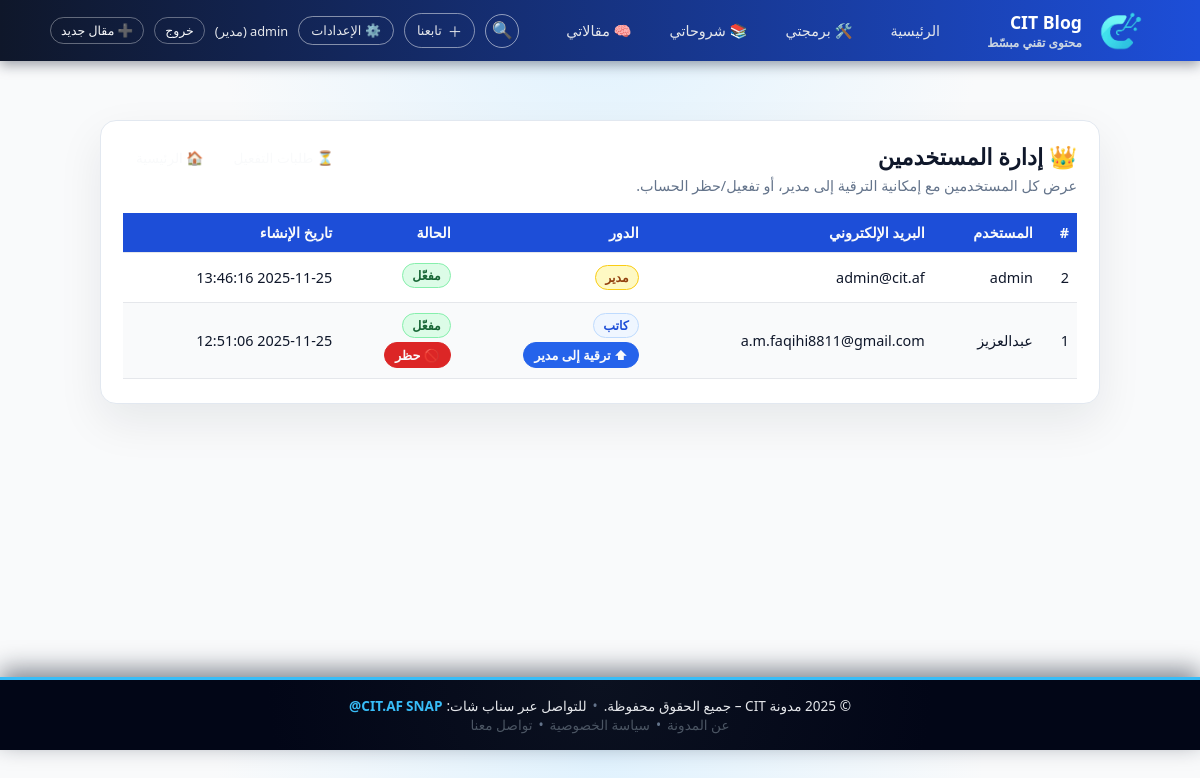
The app's page /admin/users (signed in) with its own data.
### tables this page shows
CREATE TABLE categories (
            id INTEGER PRIMARY KEY AUTOINCREMENT,
            name TEXT NOT NULL,
            slug TEXT UNIQUE NOT NULL,
            folder TEXT UNIQUE NOT NULL,
            is_active INTEGER DEFAULT 1,
            sort_order INTEGER DEFAULT 0,
            created_at TEXT
        );

CREATE TABLE users (
            id INTEGER PRIMARY KEY AUTOINCREMENT,
            username TEXT NOT NULL,
            email TEXT UNIQUE NOT NULL,
            password TEXT NOT NULL,
            role TEXT DEFAULT 'writer',
            status TEXT DEFAULT 'active',
            phone TEXT,
            created_at TEXT,
            email_verified INTEGER DEFAULT 0
        );

### app.py (the view)
@app.route("/admin/users")
@login_required
def admin_users():
    if session.get("role") != "admin":
        return "🚫 غير مصرح لك بدخول لوحة المدير", 403
    conn = sqlite3.connect(DB_PATH)
    conn.row_factory = sqlite3.Row
    c = conn.cursor()
    c.execute("""
        SELECT id, username, email, role, status, created_at
        FROM users
        ORDER BY created_at DESC, id DESC
    """)
    users = c.fetchall()
    conn.close()
    return render_template("admin_users.html", users=users)

### app.py (called while the page is built)
def get_categories():
    conn = sqlite3.connect(DB_PATH)
    conn.row_factory = sqlite3.Row
    c = conn.cursor()
    c.execute("""
        SELECT id, name, slug, folder, is_active, sort_order
        FROM categories
        WHERE is_active = 1
        ORDER BY sort_order ASC, id ASC
    """)
    rows = [dict(r) for r in c.fetchall()]
    conn.close()
    return rows

def get_pending_count():
    try:
        conn = sqlite3.connect(DB_PATH)
        c = conn.cursor()
        c.execute("SELECT COUNT(*) FROM users WHERE status = 'pending'")
        (count,) = c.fetchone()
        conn.close()
        return count or 0
    except Exception:
        return 0

@app.context_processor
def inject_globals():
    is_admin = (session.get("logged_in") and session.get("role") == "admin")
    try:
        categories = get_categories()
    except Exception:
        categories = []
    return {
        "is_admin": is_admin,
        "pending_count": get_pending_count() if is_admin else 0,
        "categories": categories,
    }

def login_required(f):
    @wraps(f)
    def decorated(*args, **kwargs):
        if not session.get("logged_in"):
            return redirect(url_for("auth_page"))
        return f(*args, **kwargs)
    return decorated

### templates/admin_users.html (shortened to what this page needs)
{% extends "base.html" %}
{% block content %}
<section class="admin-section">
  <div class="admin-card">
    <header class="admin-header">
      <div>
        <h2 class="admin-title">👑 إدارة المستخدمين</h2>
        <p class="admin-subtitle">
          عرض كل المستخدمين مع إمكانية الترقية إلى مدير، أو تفعيل/حظر الحساب.
        </p>
      </div>
      <div class="admin-header-actions">
        <a href="{{ url_for('pending_users') }}" class="btn-link btn-small">
          ⏳ طلبات التفعيل
        </a>
        <a href="{{ url_for('index') }}" class="btn-link btn-small">
          🏠 الرئيسية
        </a>
      </div>
    </header>
    <div class="admin-table-wrapper">
      <table class="admin-table">
        <thead>
          <tr>
            <th>#</th>
            <th>المستخدم</th>
            <th>البريد الإلكتروني</th>
            <th>الدور</th>
            <th>الحالة</th>
            <th>تاريخ الإنشاء</th>
          </tr>
        </thead>
        <tbody>
          {% for u in users %}
            <tr>
              <td>{{ u["id"] }}</td>
              <td>{{ u["username"] }}</td>
              <td>{{ u["email"] }}</td>
              <td>
                <div class="admin-cell">
                  {% if u["role"] == "admin" %}
                    <span class="badge badge-admin">مدير</span>
                  {% else %}
                    <span class="badge badge-writer">كاتب</span>
                    <a href="{{ url_for('admin_set_user_role', user_id=u['id'], new_role='admin') }}"
                       class="btn-mini btn-primary">
                      ⬆ ترقية إلى مدير
                    </a>
                  {% endif %}
                </div>
              </td>
              <td>
                <div class="admin-cell">
                  {% if u["status"] == "active" %}
                    <span class="badge badge-active">مفعّل</span>
                  {% elif u["status"] == "pending" %}
                    <span class="badge badge-pending">قيد الانتظار</span>
                  {% elif u["status"] == "banned" %}
                    <span class="badge badge-banned">محظور</span>
                  {% else %}
                    <span class="badge">{{ u["status"] }}</span>
                  {% endif %}
                  <div class="admin-actions">
                    {% if u["status"] != "banned" and session.get("username") != u["username"] %}
                      <a href="{{ url_for('admin_set_user_status', user_id=u['id'], new_status='banned') }}"
                         class="btn-mini btn-reject">
                        🚫 حظر
                      </a>
                    {% endif %}
                  </div>
                </div>
              </td>
              <td>
                {{ u["created_at"] or "—" }}
              </td>
            </tr>
          {% else %}
            <tr>
              <td colspan="6" class="admin-empty">
                لا يوجد مستخدمون بعد.
              </td>
            </tr>
          {% endfor %}
        </tbody>
      </table>
    </div>
  </div>
</section>
{% endblock %}

### templates/base.html (shortened to what this page needs)
<!DOCTYPE html>
<html lang="ar" dir="rtl">
<head>
  <link rel="stylesheet" href="{{ url_for('static', filename='styles.css') }}">
</head>
<body>
<header class="site-header">
  <div class="container header-bar">
    <div class="header-right">
      <a href="{{ url_for('index') }}" class="logo-link">
        <img src="{{ url_for('static', filename='assets/logo/logo.png') }}"
             class="logo-img" alt="CIT Logo">
        <div class="logo-text-block">
          <span class="logo-text-main">CIT Blog</span>
          <span class="logo-text-sub">محتوى تقني مبسّط</span>
        </div>
      </a>
    </div>
    <nav class="main-nav">
      <a href="{{ url_for('index') }}"
         class="nav-link {% if request.path == url_for('index') %}is-active{% endif %}">
        الرئيسية
      </a>
      {% if categories %}
        {% for cat in categories %}
          <a href="/{{ cat.slug }}"
             class="nav-link {% if request.path == '/' + cat.slug %}is-active{% endif %}">
            {{ cat.name }}
          </a>
        {% endfor %}
      {% endif %}
    </nav>
    <div class="header-actions">
      <button type="button"
              class="icon-btn search-toggle"
              id="searchToggle"
              aria-label="بحث في المدونة">
        🔍
      </button>
      <div class="follow-menu">
        <button type="button" class="follow-btn">
          <span class="follow-plus">＋</span>
          <span>تابعنا</span>
        </button>
      </div>
      {% if session.get('logged_in') and session.get('role') == 'admin' %}
        <div class="follow-menu settings-menu">
          <button type="button" class="follow-btn">
            ⚙️ الإعدادات
          </button>
        </div>
      {% endif %}
      {% if session.get('logged_in') %}
        <span class="user-name">
          {{ session.get('username') }}
          {% if session.get('role') == 'admin' %}(مدير){% endif %}
        </span>
        <a href="{{ url_for('logout') }}" class="btn-link btn-small">خروج</a>
        {% if session.get('role') == 'admin' %}
          <a href="{{ url_for('form') }}" class="btn-link btn-small">
            ➕ مقال جديد
          </a>
        {% endif %}
      {% else %}
        <a href="{{ url_for('auth_page') }}" class="btn-link btn-small">
          دخول / تسجيل
        </a>
      {% endif %}
    </div>
  </div>
</header>
  <main class="container">
    {% block content %}{% endblock %}
  </main>
  <footer class="site-footer">
    <div class="footer-inner">
      <span class="footer-copy">
        © {{ current_year|default(2025) }} مدونة CIT – جميع الحقوق محفوظة.
      </span>
      <span class="footer-separator">•</span>
      <span class="footer-contact">
        للتواصل عبر سناب شات:
        <a
          href="https://www.snapchat.com/add/cit.af?share_id=PI1obN8IQzeiXuLQkedVqw&locale=ar_SA@calendar=gregorian;numbers=latn"
          target="_blank"
          rel="noopener noreferrer"
          class="footer-snap-link"
        >
          SNAP <span class="footer-snap-user">@CIT.AF</span>
        </a>
      </span>
    </div>
    <div class="footer-inner footer-links-row">
      <a href="{{ url_for('about_page') }}" class="footer-link">
        عن المدونة
      </a>
      <span class="footer-separator">•</span>
      <a href="{{ url_for('privacy_page') }}" class="footer-link">
        سياسة الخصوصية
      </a>
      <span class="footer-separator">•</span>
      <a href="{{ url_for('contact_page') }}" class="footer-link">
        تواصل معنا
      </a>
    </div>
  </footer>
</body>
</html>

### templates/admin_users.html (style rules this page uses)
.admin-section { max-width: 1000px; margin: 35px auto; }
.admin-card { background: #ffffff; border-radius: 16px; border: 1px solid #e2e8f0; box-shadow: 0 18px 45px rgba(15, 23, 42, 0.08); padding: 20px 22px 24px; }
.admin-header { display: flex; justify-content: space-between; align-items: flex-start; gap: 12px; margin-bottom: 18px; }
.admin-title { margin: 0 0 4px 0; font-size: 1.4rem; color: #0f172a; }
.admin-subtitle { margin: 0; font-size: 0.9rem; color: #64748b; }
.admin-header-actions .btn-small { padding: 6px 12px; font-size: 0.85rem; }
.admin-table-wrapper { overflow-x: auto; }
.admin-table { width: 100%; border-collapse: collapse; font-size: 0.9rem; }
.admin-table thead { background: #1d4ed8; color: #f9fafb; }
.admin-table th, .admin-table td { padding: 10px 8px; text-align: right; border-bottom: 1px solid #e5e7eb; white-space: nowrap; }
.admin-table tbody tr:nth-child(even) { background: #f9fafb; }
.admin-cell { display: flex; flex-direction: column; gap: 4px; align-items: flex-start; }
.badge { display: inline-flex; align-items: center; padding: 3px 9px; border-radius: 999px; font-size: 0.78rem; font-weight: 600; }
.badge-admin { background: #fef9c3; color: #92400e; border: 1px solid #facc15; }
.badge-writer { background: #eff6ff; color: #1d4ed8; border: 1px solid #bfdbfe; }
.badge-active { background: #dcfce7; color: #166534; border: 1px solid #86efac; }
.admin-actions { display: flex; gap: 4px; flex-wrap: wrap; }
.btn-mini { display: inline-flex; align-items: center; justify-content: center; padding: 3px 10px; border-radius: 999px; text-decoration: none; font-size: 0.8rem; font-weight: 600; border: 1px solid transparent; white-space: nowrap; }
.btn-primary { background: #2563eb; color: #f9fafb; border-color: #2563eb; }
.btn-reject { background: #dc2626; color: #f9fafb; border-color: #dc2626; }

### records on screen
categories: name "🛠️ برمجتي"
categories: name "📚 شروحاتي"
categories: name "🧠 مقالاتي"
users: id "2", username "admin", email "admin@cit.af", role "مدير", status "مفعّل", created_at "2025-11-25 13:46:16"
users: id "1", username "عبدالعزيز", email "a.m.faqihi8811@gmail.com", status "مفعّل", created_at "2025-11-25 12:51:06"

### other values on screen
{{ session.get('username') }} "admin"
